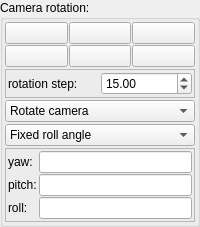
          <widget class="QGroupBox" name="groupBox_rotation">
           <property name="toolTip">
            <string>&lt;html&gt;&lt;head/&gt;&lt;body&gt;&lt;p&gt;Controls for camera rotation in three different axes&lt;/p&gt;&lt;p&gt;&lt;img src=&quot;:/tooltips/tooltips_images/Yaw_Pich_Roll.png&quot;/&gt;&lt;/p&gt;&lt;p&gt;image source: &amp;quot;&lt;a href=&quot;http://commons.wikimedia.org/wiki/File:Yaw_Axis_Corrected.svg#/media/File:Yaw_Axis_Corrected.svg&quot;&gt;&lt;span style=&quot; text-decoration: underline; color:#ae6326;&quot;&gt;Yaw Axis Corrected&lt;/span&gt;&lt;/a&gt;&amp;quot; by &lt;a href=&quot;//commons.wikimedia.org/wiki/File:Yaw_Axis.svg&quot;&gt;&lt;span style=&quot; text-decoration: underline; color:#ae6326;&quot;&gt;Yaw_Axis.svg&lt;/span&gt;&lt;/a&gt;: &lt;a href=&quot;//commons.wikimedia.org/wiki/User:Auawise&quot;&gt;&lt;span style=&quot; text-decoration: underline; color:#ae6326;&quot;&gt;Auawise&lt;/span&gt;&lt;/a&gt;derivative work: &lt;a href=&quot;//commons.wikimedia.org/w/index.php?title=User:Jrvz&amp;amp;action=edit&amp;amp;redlink=1&quot;&gt;&lt;span style=&quot; text-decoration: underline; color:#ae6326;&quot;&gt;Jrvz&lt;/span&gt;&lt;/a&gt; (&lt;a href=&quot;//commons.wikimedia.org/w/index.php?title=User_talk:Jrvz&amp;amp;action=edit&amp;amp;redlink=1&quot;&gt;&lt;span style=&quot; text-decoration: underline; color:#ae6326;&quot;&gt;talk&lt;/span&gt;&lt;/a&gt;) - &lt;a href=&quot;//commons.wikimedia.org/wiki/File:Yaw_Axis.svg&quot;&gt;&lt;span style=&quot; text-decoration: underline; color:#ae6326;&quot;&gt;Yaw_Axis.svg&lt;/span&gt;&lt;/a&gt;. Licensed under &lt;a href=&quot;http://creativecommons.org/licenses/by-sa/3.0&quot;&gt;&lt;span style=&quot; text-decoration: underline; color:#ae6326;&quot;&gt;CC BY-SA 3.0&lt;/span&gt;&lt;/a&gt; via &lt;a href=&quot;//commons.wikimedia.org/wiki/&quot;&gt;&lt;span style=&quot; text-decoration: underline; color:#ae6326;&quot;&gt;Wikimedia Commons&lt;/span&gt;&lt;/a&gt;.&lt;/p&gt;&lt;/body&gt;&lt;/html&gt;</string>
           </property>
           <property name="title">
            <string>Camera rotation:</string>
           </property>
           <layout class="QVBoxLayout" name="verticalLayout_3">
            <property name="spacing">
             <number>2</number>
            </property>
            <property name="leftMargin">
             <number>2</number>
            </property>
            <property name="topMargin">
             <number>2</number>
            </property>
            <property name="rightMargin">
             <number>2</number>
            </property>
            <property name="bottomMargin">
             <number>2</number>
            </property>
            <item>
             <layout class="QGridLayout" name="gridLayout_2">
              <property name="spacing">
               <number>1</number>
              </property>
              <item row="3" column="1">
               <widget class="QPushButton" name="bu_rotate_left">
                <property name="minimumSize">
                 <size>
                  <width>0</width>
                  <height>0</height>
                 </size>
                </property>
                <property name="toolTip">
                 <string>&lt;html&gt;&lt;head/&gt;&lt;body&gt;&lt;p&gt;Yaw left&lt;/p&gt;&lt;/body&gt;&lt;/html&gt;</string>
                </property>
                <property name="text">
                 <string/>
                </property>
                <property name="icon">
                 <iconset theme="go-previous" resource="icons.qrc">
                  <normaloff>:/navigation/icons/go-previous.png</normaloff>:/navigation/icons/go-previous.png</iconset>
                </property>
                <property name="iconSize">
                 <size>
                  <width>32</width>
                  <height>32</height>
                 </size>
                </property>
               </widget>
              </item>
              <item row="2" column="2">
               <widget class="QPushButton" name="bu_rotate_up">
                <property name="minimumSize">
                 <size>
                  <width>0</width>
                  <height>0</height>
                 </size>
                </property>
                <property name="toolTip">
                 <string>&lt;html&gt;&lt;head/&gt;&lt;body&gt;&lt;p&gt;Pitch up&lt;/p&gt;&lt;/body&gt;&lt;/html&gt;</string>
                </property>
                <property name="text">
                 <string/>
                </property>
                <property name="icon">
                 <iconset theme="go-up" resource="icons.qrc">
                  <normaloff>:/navigation/icons/go-up.png</normaloff>:/navigation/icons/go-up.png</iconset>
                </property>
                <property name="iconSize">
                 <size>
                  <width>32</width>
                  <height>32</height>
                 </size>
                </property>
               </widget>
              </item>
              <item row="3" column="3">
               <widget class="QPushButton" name="bu_rotate_right">
                <property name="minimumSize">
                 <size>
                  <width>0</width>
                  <height>0</height>
                 </size>
                </property>
                <property name="toolTip">
                 <string>&lt;html&gt;&lt;head/&gt;&lt;body&gt;&lt;p&gt;Yaw right&lt;/p&gt;&lt;/body&gt;&lt;/html&gt;</string>
                </property>
                <property name="text">
                 <string/>
                </property>
                <property name="icon">
                 <iconset theme="go-next" resource="icons.qrc">
                  <normaloff>:/navigation/icons/go-next.png</normaloff>:/navigation/icons/go-next.png</iconset>
                </property>
                <property name="iconSize">
                 <size>
                  <width>32</width>
                  <height>32</height>
                 </size>
                </property>
               </widget>
              </item>
              <item row="2" column="3">
               <widget class="QPushButton" name="bu_rotate_roll_right">
                <property name="minimumSize">
                 <size>
                  <width>0</width>
                  <height>0</height>
                 </size>
                </property>
                <property name="toolTip">
                 <string>&lt;html&gt;&lt;head/&gt;&lt;body&gt;&lt;p&gt;Roll right&lt;/p&gt;&lt;/body&gt;&lt;/html&gt;</string>
                </property>
                <property name="text">
                 <string/>
                </property>
                <property name="icon">
                 <iconset theme="object-rotate-right" resource="icons.qrc">
                  <normaloff>:/navigation/icons/object-rotate-right.png</normaloff>:/navigation/icons/object-rotate-right.png</iconset>
                </property>
                <property name="iconSize">
                 <size>
                  <width>32</width>
                  <height>32</height>
                 </size>
                </property>
               </widget>
              </item>
              <item row="2" column="1">
               <widget class="QPushButton" name="bu_rotate_roll_left">
                <property name="minimumSize">
                 <size>
                  <width>0</width>
                  <height>0</height>
                 </size>
                </property>
                <property name="toolTip">
                 <string>&lt;html&gt;&lt;head/&gt;&lt;body&gt;&lt;p&gt;Roll left&lt;/p&gt;&lt;/body&gt;&lt;/html&gt;</string>
                </property>
                <property name="text">
                 <string/>
                </property>
                <property name="icon">
                 <iconset theme="object-rotate-left" resource="icons.qrc">
                  <normaloff>:/navigation/icons/object-rotate-left.png</normaloff>:/navigation/icons/object-rotate-left.png</iconset>
                </property>
                <property name="iconSize">
                 <size>
                  <width>32</width>
                  <height>32</height>
                 </size>
                </property>
               </widget>
              </item>
              <item row="3" column="2">
               <widget class="QPushButton" name="bu_rotate_down">
                <property name="minimumSize">
                 <size>
                  <width>0</width>
                  <height>0</height>
                 </size>
                </property>
                <property name="toolTip">
                 <string>&lt;html&gt;&lt;head/&gt;&lt;body&gt;&lt;p&gt;Pitch down&lt;/p&gt;&lt;/body&gt;&lt;/html&gt;</string>
                </property>
                <property name="text">
                 <string/>
                </property>
                <property name="icon">
                 <iconset theme="go-down" resource="icons.qrc">
                  <normaloff>:/navigation/icons/go-down.png</normaloff>:/navigation/icons/go-down.png</iconset>
                </property>
                <property name="iconSize">
                 <size>
                  <width>32</width>
                  <height>32</height>
                 </size>
                </property>
               </widget>
              </item>
             </layout>
            </item>
            <item>
             <widget class="QFrame" name="single_camera_movement_step_de_3">
              <property name="frameShape">
               <enum>QFrame::StyledPanel</enum>
              </property>
              <property name="frameShadow">
               <enum>QFrame::Raised</enum>
              </property>
              <layout class="QVBoxLayout" name="verticalLayout_57">
               <property name="spacing">
                <number>2</number>
               </property>
               <property name="leftMargin">
                <number>2</number>
               </property>
               <property name="topMargin">
                <number>2</number>
               </property>
               <property name="rightMargin">
                <number>2</number>
               </property>
               <property name="bottomMargin">
                <number>2</number>
               </property>
               <item>
                <layout class="QHBoxLayout" name="horizontalLayout_11">
                 <property name="spacing">
                  <number>2</number>
                 </property>
                 <item>
                  <widget class="QLabel" name="label_125">
                   <property name="text">
                    <string>rotation step:</string>
                   </property>
                  </widget>
                 </item>
                 <item>
                  <widget class="MyDoubleSpinBox" name="spinbox_camera_rotation_step">
                   <property name="sizePolicy">
                    <sizepolicy hsizetype="Minimum" vsizetype="Maximum">
                     <horstretch>0</horstretch>
                     <verstretch>0</verstretch>
                    </sizepolicy>
                   </property>
                   <property name="toolTip">
                    <string>&lt;html&gt;&lt;head/&gt;&lt;body&gt;&lt;p&gt;Step of rotation in degrees&lt;/p&gt;&lt;/body&gt;&lt;/html&gt;</string>
                   </property>
                   <property name="prefix">
                    <string/>
                   </property>
                   <property name="suffix">
                    <string/>
                   </property>
                   <property name="decimals">
                    <number>2</number>
                   </property>
                   <property name="minimum">
                    <double>0.100000000000000</double>
                   </property>
                   <property name="maximum">
                    <double>90.000000000000000</double>
                   </property>
                   <property name="singleStep">
                    <double>1.000000000000000</double>
                   </property>
                   <property name="value">
                    <double>15.000000000000000</double>
                   </property>
                  </widget>
                 </item>
                </layout>
               </item>
              </layout>
             </widget>
            </item>
            <item>
             <widget class="QComboBox" name="comboBox_camera_rotation_mode">
              <property name="sizePolicy">
               <sizepolicy hsizetype="Preferred" vsizetype="Maximum">
                <horstretch>0</horstretch>
                <verstretch>0</verstretch>
               </sizepolicy>
              </property>
              <property name="toolTip">
               <string>&lt;html&gt;&lt;head/&gt;&lt;body&gt;&lt;p&gt;Modes of camera rotation&lt;/p&gt;&lt;p&gt;&lt;span style=&quot; font-style:italic;&quot;&gt;Rotate camera&lt;/span&gt; - rotates the camera by moving the target around the camera&lt;/p&gt;&lt;p&gt;&lt;img src=&quot;:/tooltips/tooltips_images/rotate target around camera.png&quot;/&gt;&lt;/p&gt;&lt;p&gt;Rotate around target - rotates the camera by moving camera around the target&lt;/p&gt;&lt;p&gt;&lt;img src=&quot;:/tooltips/tooltips_images/rotate camera around target.png&quot;/&gt;&lt;/p&gt;&lt;p&gt;&lt;br/&gt;&lt;/p&gt;&lt;/body&gt;&lt;/html&gt;</string>
              </property>
              <item>
               <property name="text">
                <string>Rotate camera</string>
               </property>
              </item>
              <item>
               <property name="text">
                <string>Rotate around target</string>
               </property>
              </item>
             </widget>
            </item>
            <item>
             <widget class="QComboBox" name="comboBox_camera_straight_rotation">
              <property name="sizePolicy">
               <sizepolicy hsizetype="Preferred" vsizetype="Maximum">
                <horstretch>0</horstretch>
                <verstretch>0</verstretch>
               </sizepolicy>
              </property>
              <property name="toolTip">
               <string>&lt;html&gt;&lt;head/&gt;&lt;body&gt;&lt;p&gt;Selection for rotation modes&lt;/p&gt;&lt;p&gt;Fixed roll angle - rotates camera using world axes. This mode does not change the roll angle but can be difficult to predict when camera is upside down or almost in vertical orientation.&lt;/p&gt;&lt;p&gt;Straight rotation - rotates camera using actual camera axes. This mode rotates camera in a more intuitive way.&lt;/p&gt;&lt;/body&gt;&lt;/html&gt;</string>
              </property>
              <item>
               <property name="text">
                <string>Fixed roll angle</string>
               </property>
              </item>
              <item>
               <property name="text">
                <string>Straight rotation</string>
               </property>
              </item>
             </widget>
            </item>
            <item>
             <widget class="QFrame" name="vect3_view_angle">
              <property name="frameShape">
               <enum>QFrame::StyledPanel</enum>
              </property>
              <property name="frameShadow">
               <enum>QFrame::Raised</enum>
              </property>
              <layout class="QVBoxLayout" name="verticalLayout_13">
               <property name="spacing">
                <number>2</number>
               </property>
               <property name="leftMargin">
                <number>2</number>
               </property>
               <property name="topMargin">
                <number>2</number>
               </property>
               <property name="rightMargin">
                <number>2</number>
               </property>
               <property name="bottomMargin">
                <number>2</number>
               </property>
               <item>
                <layout class="QFormLayout" name="formLayout_coordinates">
                 <property name="fieldGrowthPolicy">
                  <enum>QFormLayout::ExpandingFieldsGrow</enum>
                 </property>
                 <property name="horizontalSpacing">
                  <number>2</number>
                 </property>
                 <property name="verticalSpacing">
                  <number>1</number>
                 </property>
                 <item row="0" column="0">
                  <widget class="QLabel" name="label_15">
                   <property name="text">
                    <string>yaw:</string>
                   </property>
                  </widget>
                 </item>
                 <item row="0" column="1">
                  <widget class="MyLineEdit" name="vect3_camera_rotation_x">
                   <property name="sizePolicy">
                    <sizepolicy hsizetype="Expanding" vsizetype="Maximum">
                     <horstretch>0</horstretch>
                     <verstretch>0</verstretch>
                    </sizepolicy>
                   </property>
                   <property name="toolTip">
                    <string>&lt;html&gt;&lt;head/&gt;&lt;body&gt;&lt;p&gt;Rotation of camera around yaw axis (left &amp;lt;-&amp;gt; right)&lt;/p&gt;&lt;/body&gt;&lt;/html&gt;</string>
                   </property>
                  </widget>
                 </item>
                 <item row="1" column="0">
                  <widget class="QLabel" name="label_16">
                   <property name="text">
                    <string>pitch:</string>
                   </property>
                  </widget>
                 </item>
                 <item row="1" column="1">
                  <widget class="MyLineEdit" name="vect3_camera_rotation_y">
                   <property name="sizePolicy">
                    <sizepolicy hsizetype="Expanding" vsizetype="Maximum">
                     <horstretch>0</horstretch>
                     <verstretch>0</verstretch>
                    </sizepolicy>
                   </property>
                   <property name="toolTip">
                    <string>&lt;html&gt;&lt;head/&gt;&lt;body&gt;&lt;p&gt;Rotation of camera around pitch axis (up &amp;lt;-&amp;gt; down)&lt;/p&gt;&lt;/body&gt;&lt;/html&gt;</string>
                   </property>
                  </widget>
                 </item>
                 <item row="2" column="0">
                  <widget class="QLabel" name="label_17">
                   <property name="text">
                    <string>roll:</string>
                   </property>
                  </widget>
                 </item>
                 <item row="2" column="1">
                  <widget class="MyLineEdit" name="vect3_camera_rotation_z">
                   <property name="sizePolicy">
                    <sizepolicy hsizetype="Expanding" vsizetype="Maximum">
                     <horstretch>0</horstretch>
                     <verstretch>0</verstretch>
                    </sizepolicy>
                   </property>
                   <property name="toolTip">
                    <string>&lt;html&gt;&lt;head/&gt;&lt;body&gt;&lt;p&gt;Rotation of camera around roll axis (rotates image left &amp;lt;-&amp;gt; right)&lt;/p&gt;&lt;/body&gt;&lt;/html&gt;</string>
                   </property>
                  </widget>
                 </item>
                </layout>
               </item>
              </layout>
             </widget>
            </item>
           </layout>
          </widget>
